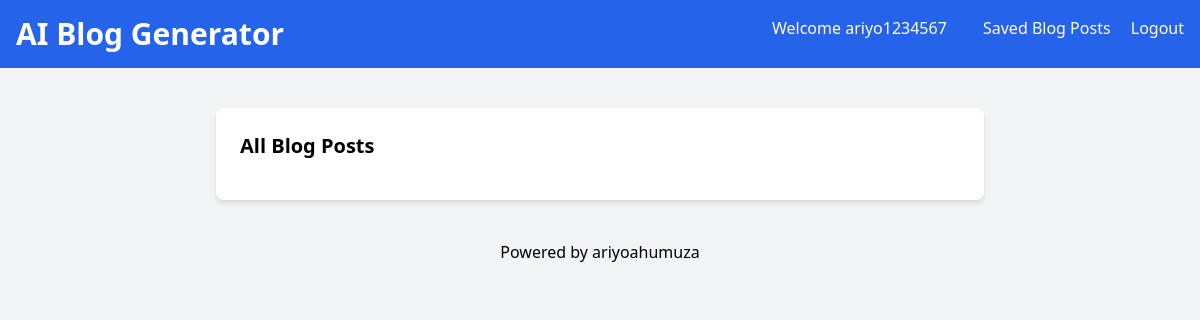
Before: /blog-list/ (signed in) with the older database file.
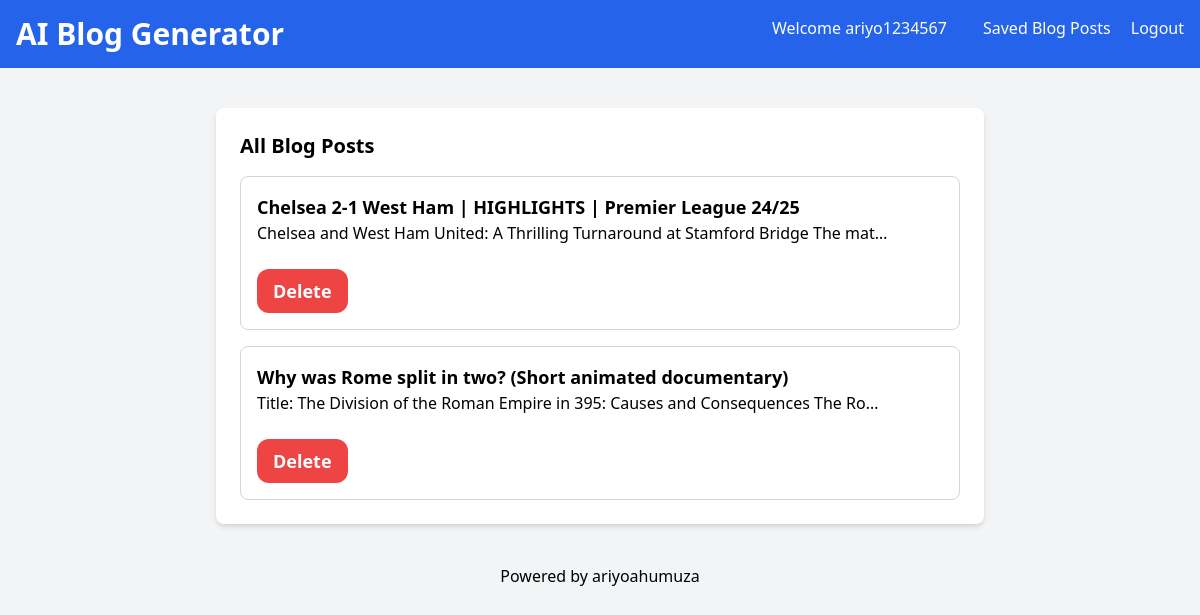
After: the same page with the newer database file.
### blog_generator/models.py (models this page shows, shortened)
class BlogPost(models.Model):
    user = models.ForeignKey(User, on_delete=models.CASCADE)
    youtube_title = models.CharField(max_length=300)
    youtube_link = models.URLField()
    generated_content = models.TextField()
    created_at = models.DateTimeField(auto_now_add=True)

### blog_generator/views.py (the view)
# urls.py: path('blog-list/', views.blog_list, name='blog-list'),
def blog_list(request):
    blog_articles = BlogPost.objects.filter(user=request.user)
    return render(request, "all-blogs.html", { 'blog_articles' : blog_articles })

### templates/all-blogs.html (shortened to what this page needs)
<!DOCTYPE html>
<html lang="en">
<head>
    <link href="https://cdn.jsdelivr.net/npm/tailwindcss@2.2.19/dist/tailwind.min.css" rel="stylesheet">
</head>
<body class="bg-gray-100 font-sans antialiased">
    <nav class="bg-blue-600 p-4 text-white flex justify-between">
        <div>
            <h1 class="text-3xl font-bold"><a href="{% url 'blog_generator:index' %}">AI Blog Generator</a></h1>
        </div>
        <div>
            <a href="#" class="text-white hover:underline mx-4">Welcome {{ user.username }}</a>
            <a href="/blog-list" class="text-white hover:underline mx-4">Saved Blog Posts</a>
            <a href="{% url 'blog_generator:logout' %}" class="text-white hover:underline">Logout</a>
        </div>
    </nav>
    <div class="container mx-auto mt-10 px-4 sm:px-0">
        <div class="max-w-3xl mx-auto bg-white p-6 rounded-lg shadow-md">
            <section>
                <h2 class="text-xl mb-4 font-semibold">All Blog Posts</h2>
                <div class="space-y-4">
                    {% for article in blog_articles reversed %}
                    <a href="{% url 'blog_generator:blog-details' article.id %}">
                        <div class="border border-gray-300 p-4 rounded-lg">
                            <h3 class="text-lg font-semibold">{{article.youtube_title}}</h3>
                            <p>{{article.generated_content|truncatechars:80}}</p>
                            <a href="{% url 'blog_generator:delete' article.id %}" class="inline-block mt-6 py-2 px-4 text-lg font-semibold bg-red-500 hover:bg-red-600 text-white rounded-xl">Delete</a>
                        </div>
                    </a>
                    {% endfor %}
                </div>
            </section>
        </div>
    </div>
    <footer class="text-center p-4 text-blacl mt-6">
        Powered by <a href="https://twitter.com/AriyoAdventures">ariyoahumuza</a>
    </footer>
</body>
</html>

Changed rows visible on the page:
added BlogPost: youtube_title "Chelsea 2-1 West Ham | HIGHLIGHTS | Premier League 24/25", generated_content "Chelsea and West Ham United: A Thrilling Turnaround at Stamford Bridge The mat…"
added BlogPost: youtube_title "Why was Rome split in two? (Short animated documentary)", generated_content "Title: The Division of the Roman Empire in 395: Causes and Consequences The Ro…"
